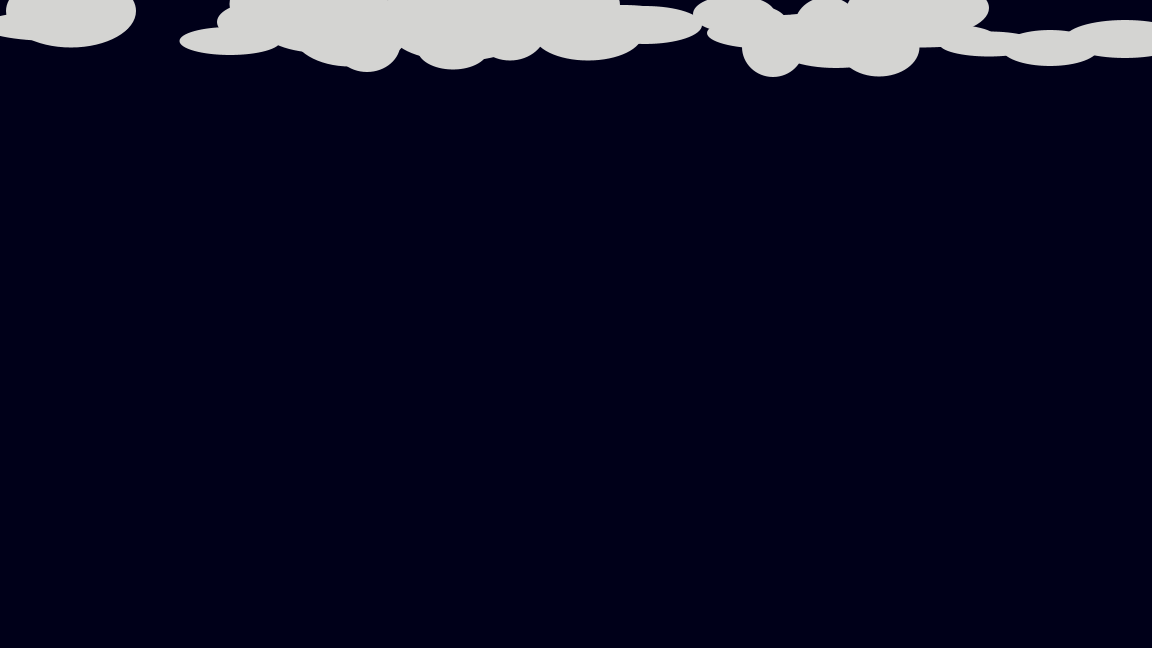
Frame 1 (no input)
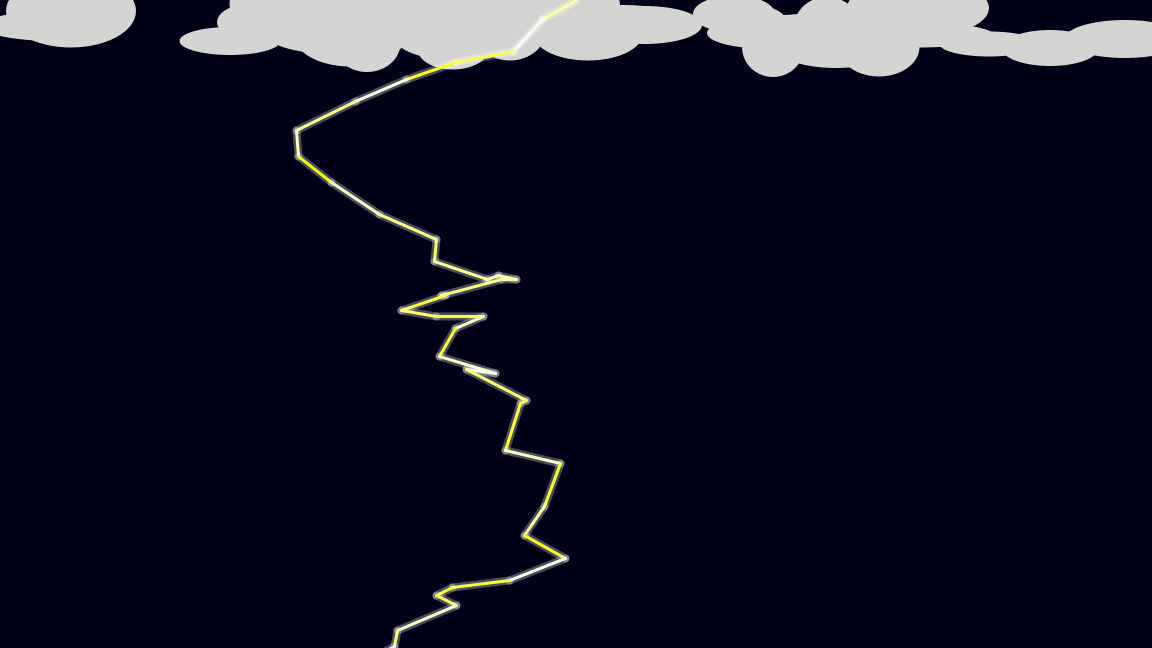
Frame 2 (the mouse pressed at the canvas centre, redrawn once)

The Processing sketch that drew these frames (run headless with seeded random() and noise(); the mouse was pressed at the canvas centre and the sketch redrawn once):

// Processing sketch: Lightning
// ── Lightning.pde
/* Lightning
 * Author: Brian T
 * Date: 8/31/2015
 * Description: Draws lightning bolts
 */

// Background color
color bgColor = color(0, 0, 25);

boolean reset = true;  // start with background and clouds

void setup() {
    size(1152, 648);
    background(bgColor);
    frameRate(60);
    smooth();
    clouds();
    noLoop();
}

void draw() {
    if (reset) {
        // reset background if user RIGHT clicks
        background(bgColor);
        clouds();
        reset = false;
    } else {
        // draw lightning bolt when user LEFT clicks
        LightningBolt l = new LightningBolt();
        l.display();
    }
}

int randNum(int range, int offset) {
    return (int) (Math.random()*range) + offset;
}

// Draw clouds
void clouds() {
    noStroke();
    fill(212, 212, 210);
    int randX, randY, randWidth, randHeight;
    randWidth = 0;
    for (int i = 0; i < width; i += randWidth/3) {
        randX = randNum(width, 0);
        randY = randNum(50, 0);
        randWidth = randNum(100, 50);
        randHeight = randNum(50, 25);
        ellipse(randX, randY, randWidth, randHeight);
    }
}

class LightningBolt {
    // starting point for lightning bolt
    int startX, startY, endX, endY;

    LightningBolt() {  // constructor initializes variables
        startX = mouseX;
        startY = 0;
        endX = mouseX;
        endY = 0;
    }

    // Draw lightning bolts
    void display() {
        // draw lightning until reaches bottom of screen
        while (endY <= height) {
            endX += randNum(121, -60);  // change endX by random horizontal distance
            endY += randNum(61, -10);   // change endy by random vertical distance
            // Draw lightning flash behind lightning line
            strokeWeight(8);
            stroke(255, 255, 255, 75);
            line(startX, startY, endX, endY);
            // Draw lightning line
            strokeWeight(3);
            color randColor = color((int) (Math.random()*10) + 246, 255, (int) (Math.random()*256));  // set random color of lightning
            stroke(randColor);
            line(startX, startY, endX, endY);
            // set startX & startY to end of previous line
            startX = endX;
            startY = endY;
        }
    }
}

void mouseClicked() {
    if (mouseButton == LEFT) {
        redraw();
    }
    if (mouseButton == RIGHT) {
        // reset background
        reset = true;
        redraw();
    }
}
